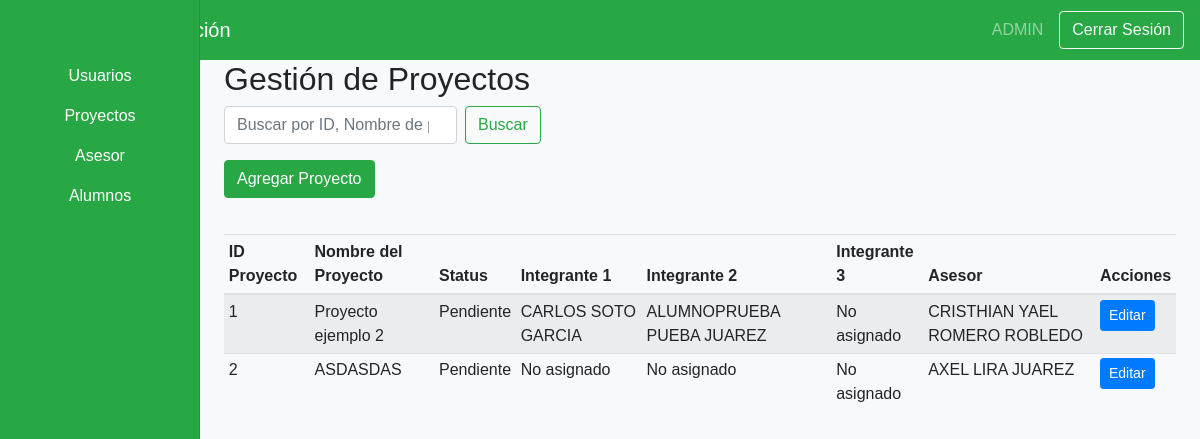
Before: /views/admin/dashboardAdminProyectos.php (signed in) with the older database file.
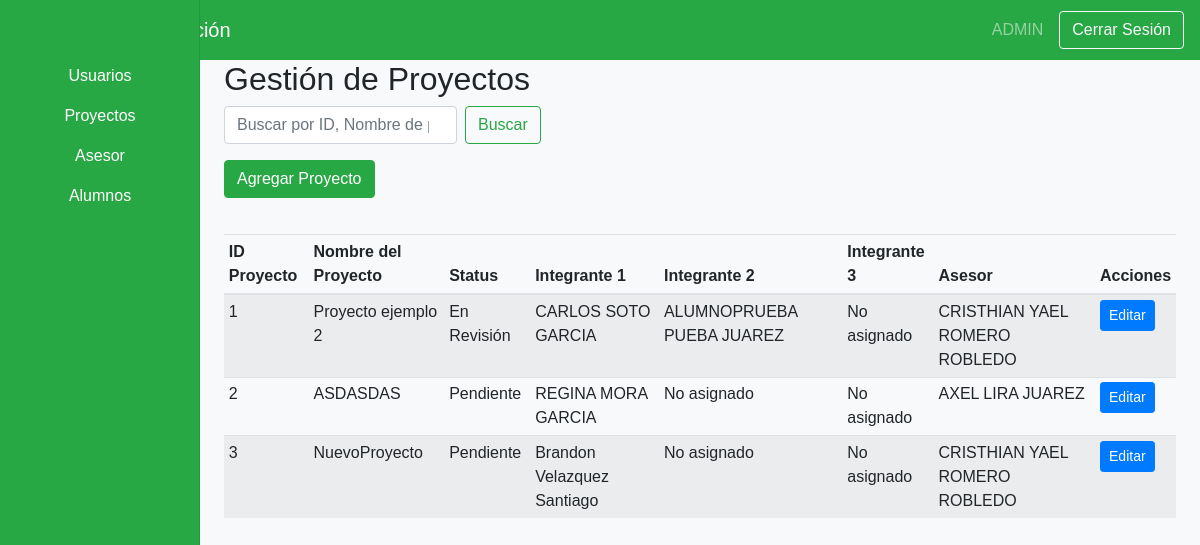
After: the same page with the newer database file.
### tables this page shows
CREATE TABLE IF NOT EXISTS `proyecto` (
  `ID_Proyecto` int NOT NULL AUTO_INCREMENT,
  `Nombre_Proyecto` varchar(200) NOT NULL,
  `Status` enum('Pendiente','En Revisión','Revisado','Completado') NOT NULL,
  `Integrante_1` int DEFAULT NULL,
  `Integrante_2` int DEFAULT NULL,
  `Integrante_3` int DEFAULT NULL,
  `Asesor` int DEFAULT NULL,
  `Archivo_Docx` varchar(255) DEFAULT NULL,
  PRIMARY KEY (`ID_Proyecto`),
  KEY `fk_proyecto_integrante_1` (`Integrante_1`),
  KEY `fk_proyecto_integrante_2` (`Integrante_2`),
  KEY `fk_proyecto_integrante_3` (`Integrante_3`),
  KEY `fk_proyecto_asesor` (`Asesor`)
);

### Views/Admin/dashboardAdminProyectos.php (the view, shortened to what the changed rows need)
<?php
include('../../includes/config.php');
?>
<!DOCTYPE html>
<html lang="es">
<head>
    <link rel="stylesheet" href="https://stackpath.bootstrapcdn.com/bootstrap/4.3.1/css/bootstrap.min.css">
    <link rel="stylesheet" href="<?php echo CSS_PATH; ?>dashboard.css">
</head>
<body>
    <div class="container-fluid">
        <div class="row">
            <main role="main" class="col-md-9 ml-sm-auto col-lg-10 px-4">
                <h2>Gestión de Proyectos</h2>
                <div class="table-responsive">
                    <table class="table table-striped table-sm">
                        <thead>
                            <tr>
                                <th>ID Proyecto</th>
                                <th>Nombre del Proyecto</th>
                                <th>Status</th>
                                <th>Integrante 1</th>
                                <th>Integrante 2</th>
                                <th>Integrante 3</th>
                                <th>Asesor</th>
                                <th>Acciones</th>
                            </tr>
                        </thead>
                        <tbody>
                            <?php
                            $search = isset($_GET['search']) ? $_GET['search'] : '';
                            $query = "
                                SELECT p.*,
                                       CONCAT(a.Nombres, ' ', a.Apellido_Paterno, ' ', a.Apellido_Materno) AS Nombre_Asesor,
                                       CONCAT(i1.Nombres, ' ', i1.Apellido_Paterno, ' ', i1.Apellido_Materno) AS Integrante1,
                                       CONCAT(i2.Nombres, ' ', i2.Apellido_Paterno, ' ', i2.Apellido_Materno) AS Integrante2,
                                       CONCAT(i3.Nombres, ' ', i3.Apellido_Paterno, ' ', i3.Apellido_Materno) AS Integrante3
                                FROM proyecto p
                                LEFT JOIN asesor a ON p.Asesor = a.ID_Asesor
                                LEFT JOIN alumno i1 ON p.Integrante_1 = i1.ID_Alumno
                                LEFT JOIN alumno i2 ON p.Integrante_2 = i2.ID_Alumno
                                LEFT JOIN alumno i3 ON p.Integrante_3 = i3.ID_Alumno
                                WHERE p.ID_Proyecto LIKE '%$search%'
                                   OR p.Nombre_Proyecto LIKE '%$search%'
                                   OR p.Status LIKE '%$search%'
                                   OR CONCAT(i1.Nombres, ' ', i1.Apellido_Paterno, ' ', i1.Apellido_Materno) LIKE '%$search%'
                                   OR CONCAT(i2.Nombres, ' ', i2.Apellido_Paterno, ' ', i2.Apellido_Materno) LIKE '%$search%'
                                   OR CONCAT(i3.Nombres, ' ', i3.Apellido_Paterno, ' ', i3.Apellido_Materno) LIKE '%$search%'
                                   OR CONCAT(a.Nombres, ' ', a.Apellido_Paterno, ' ', a.Apellido_Materno) LIKE '%$search%'
                                ORDER BY p.ID_Proyecto ASC";
                            $result = $connection->query($query);
                            while ($row = $result->fetch_assoc()) {
                                echo "<tr>";
                                echo "<td>" . htmlspecialchars($row['ID_Proyecto']) . "</td>";
                                echo "<td>" . htmlspecialchars($row['Nombre_Proyecto']) . "</td>";
                                echo "<td>" . htmlspecialchars($row['Status']) . "</td>";
                                echo "<td>" . htmlspecialchars($row['Integrante1'] ?? 'No asignado') . "</td>";
                                echo "<td>" . htmlspecialchars($row['Integrante2'] ?? 'No asignado') . "</td>";
                                echo "<td>" . htmlspecialchars($row['Integrante3'] ?? 'No asignado') . "</td>";
                                echo "<td>" . htmlspecialchars($row['Nombre_Asesor'] ?? 'No asignado') . "</td>";
                                echo "<td>";
                                echo "<button type='button' class='btn btn-primary btn-sm' data-toggle='modal' data-target='#editProjectModal'
                                        data-id='" . htmlspecialchars($row['ID_Proyecto']) . "'
                                        data-nombre='" . htmlspecialchars($row['Nombre_Proyecto']) . "'>Editar</button>";
                                echo "</td>";
                                echo "</tr>";
                            }
                            ?>
                        </tbody>
                    </table>
                </div>
            </main>
        </div>
    </div>
</body>
</html>

Changed rows visible on the page:
changed proyecto "Proyecto ejemplo 2": Status "Pendiente" → "En Revisión"
changed proyecto "ASDASDAS": Integrante1 "No asignado" → "REGINA MORA GARCIA"
added proyecto: ID_Proyecto "3", Nombre_Proyecto "NuevoProyecto", Status "Pendiente", Integrante1 "Brandon Velazquez Santiago", Integrante2 "No asignado", Integrante3 "No asignado", Nombre_Asesor "CRISTHIAN YAEL ROMERO ROBLEDO"
